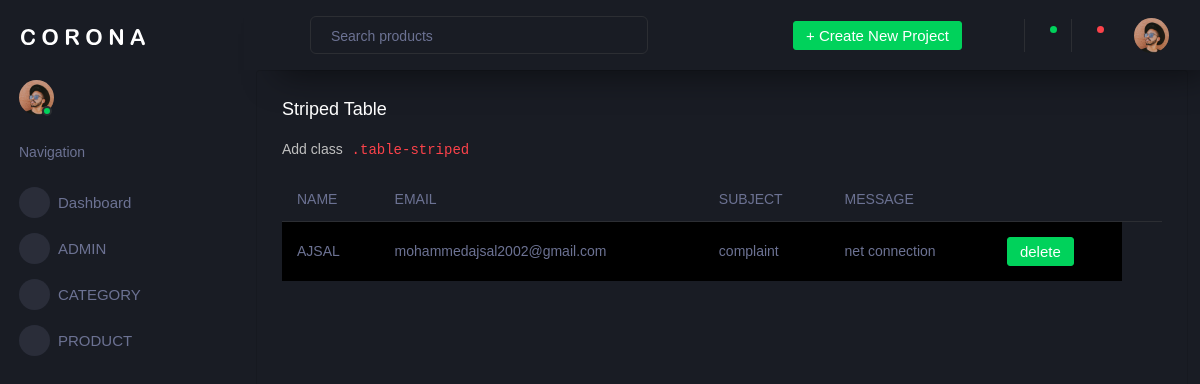
Screenshot of /backend/displaycontactfn/ with the database file from the repository.
### backend/models.py (models this page shows)
class admincontactdb(models.Model):
    NAME = models.CharField(max_length=100, null=True, blank=True)
    EMAIL = models.EmailField(null=True, blank=True)
    SUBJECT = models.CharField(max_length=50, null=True, blank=True)
    MESSAGE = models.CharField(max_length=100, null=True, blank=True)

### backend/views.py (the view)
# urls.py: path('displaycontactfn/', views.displaycontactfn, name="displaycontactfn"),
def displaycontactfn(req):
    data = admincontactdb.objects.all()
    return render(req,"dispalycontactus.html", {'data':data})

### backend/templates/dispalycontactus.html (shortened to what this page needs)
<!DOCTYPE html>
{% extends 'index.html' %}
{% block content %}
<html lang="en">
<head>
</head>
<body>
<div class="col-lg-12 grid-margin stretch-card">
                <div class="card">
                  <div class="card-body">
                    <h4 class="card-title">Striped Table</h4>
                    <p class="card-description"> Add class <code>.table-striped</code>
                    </p>
                    <div class="table-responsive">
                      <table class="table table-striped">
                        <thead>
                          <tr>
                            <th> NAME </th>
                            <th> EMAIL </th>
                            <th> SUBJECT </th>
                            <th> MESSAGE </th>
                            <th>   </th>
                            <th>   </th>
                          </tr>
                        </thead>
                        <tbody>
                        {% for d in data %}
                          <tr>
                            <td>{{ d.NAME }}</td>
                            <td>{{ d.EMAIL }}</td>
                            <td>{{ d.SUBJECT }} </td>
                            <td>{{ d.MESSAGE }}</td>
                            <td>
                              <form  action="{% url 'deletecontactfn' dataid=d.id %}">
                              <button type="submit" class="btn btn-success">delete </button>
                              </form>
                            </td>
                          </tr>
                        {% endfor %}
                        </tbody>
                      </table>
                    </div>
                  </div>
                </div>
              </div>
</body>
</html>
{% endblock %}

### rows the page displays
admincontactdb: NAME "AJSAL", EMAIL "mohammedajsal2002@gmail.com", SUBJECT "complaint", MESSAGE "net connection"
